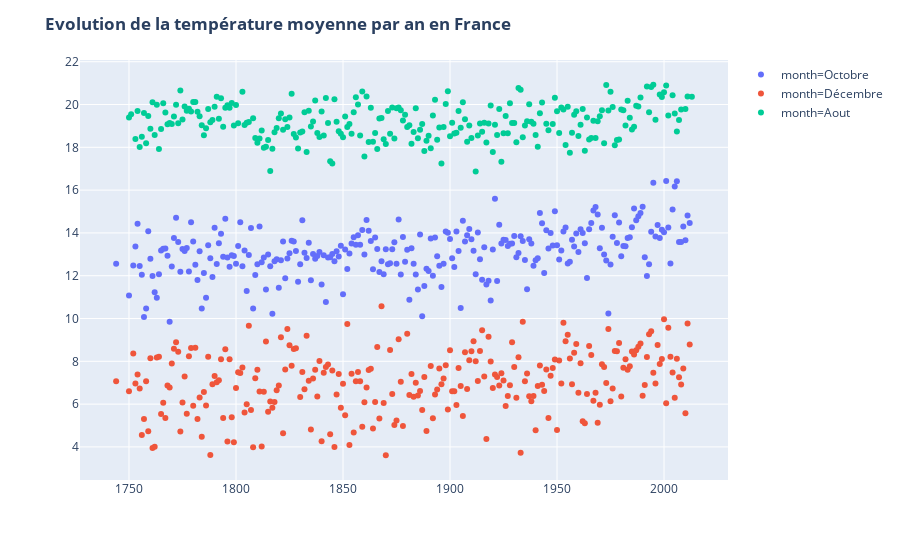

The notebook cell saved with this chart:
### Code cell
temperatureFranceMonth4 = temperatureFranceMonth.query("month == 'Aout' or month == 'Octobre' or month == 'Décembre'")
fig = px.scatter(
        temperatureFranceMonth4,x='year', y='AverageTemperature', color='month'
        )
    
fig.update_layout(title='<b>Evolution de la température moyenne par an en France</b>',xaxis_title='', yaxis_title='')
fig.show()

### Figure 1 — Plotly figure (JSON) as saved in the notebook; plotly's stock layout.template omitted (floating-point values rounded to 4 significant figures; data arrays with more than 128 entries replaced by an {"elided": "..."} marker saying what was removed)
{"data": [{"hoverlabel": {"namelength": 0}, "hovertemplate": "month=Octobre<br>year=%{x}<br>AverageTemperature=%{y}", "legendgroup": "month=Octobre", "marker": {"color": "#636efa", "symbol": "circle"}, "mode": "markers", "name": "month=Octobre", "showlegend": true, "type": "scatter", "x": {"elided": "263 str values"}, "xaxis": "x", "y": {"elided": "263 float values"}, "yaxis": "y"}, {"hoverlabel": {"namelength": 0}, "hovertemplate": "month=Décembre<br>year=%{x}<br>AverageTemperature=%{y}", "legendgroup": "month=Décembre", "marker": {"color": "#EF553B", "symbol": "circle"}, "mode": "markers", "name": "month=Décembre", "showlegend": true, "type": "scatter", "x": {"elided": "259 str values"}, "xaxis": "x", "y": {"elided": "259 float values"}, "yaxis": "y"}, {"hoverlabel": {"namelength": 0}, "hovertemplate": "month=Aout<br>year=%{x}<br>AverageTemperature=%{y}", "legendgroup": "month=Aout", "marker": {"color": "#00cc96", "symbol": "circle"}, "mode": "markers", "name": "month=Aout", "showlegend": true, "type": "scatter", "x": {"elided": "252 str values"}, "xaxis": "x", "y": {"elided": "252 float values"}, "yaxis": "y"}], "layout": {"legend": {"tracegroupgap": 0}, "margin": {"t": 60}, "title": {"text": "<b>Evolution de la température moyenne par an en France</b>"}, "xaxis": {"anchor": "y", "domain": [0, 1], "title": {"text": ""}}, "yaxis": {"anchor": "x", "domain": [0, 1], "title": {"text": ""}}}}
